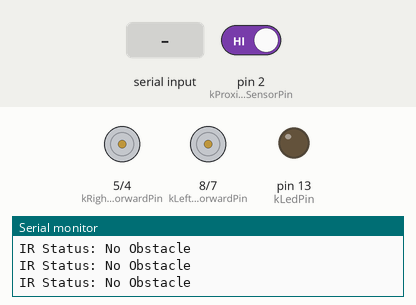
The sketch below on a simulated Arduino Uno, built with avr-gcc and run on an emulated ATmega328P. Shown: motor-driver pin pairs drawn as motors (green arrow = first pin HIGH = forward, orange = second pin HIGH = backward, longer = more drive, scaled by the enable pin), output pins drawn as LEDs (lit = HIGH), the last lines printed to the serial monitor. The test bench sets the inputs (shaded band); at power-on: pin 2 (kProximitySensorPin) HIGH.

Above: at 1.2 s.
1.3 s: pin 2 (kProximitySensorPin) driven LOW
At 2.5 s:
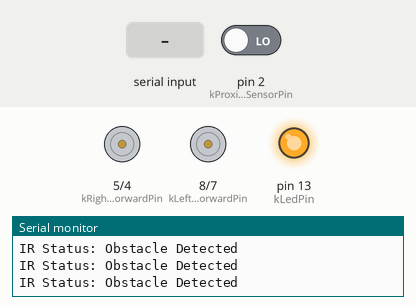
2.8 s: pin 2 (kProximitySensorPin) driven HIGH
At 3.9 s:
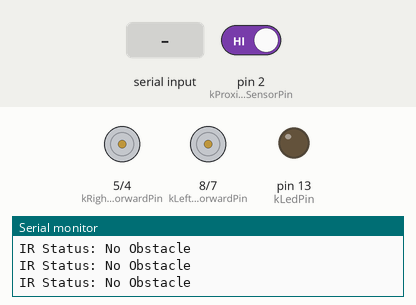
4.3 s: "L90\n" received over the second serial link
At 5.2 s:
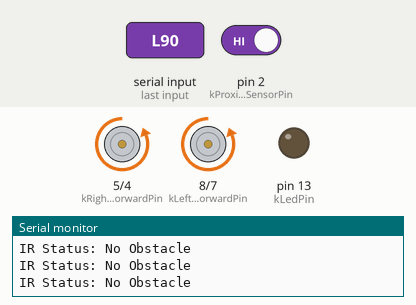
5.8 s: "R90\n" received over the second serial link
At 6.5 s:
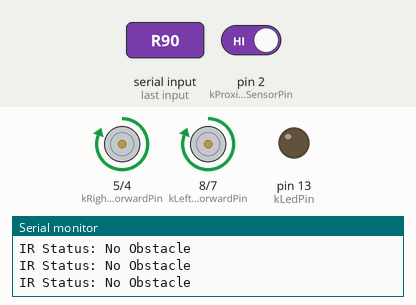
7.3 s: "L\n" received over the second serial link
At 7.7 s:
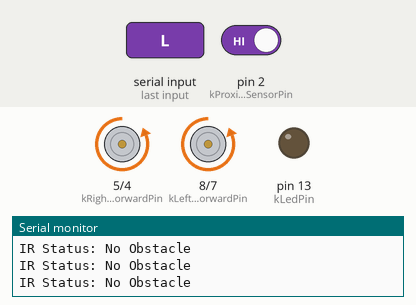
Timing chart, 0 to 9.8 s (numbered marks = the images above; inputs shaded):
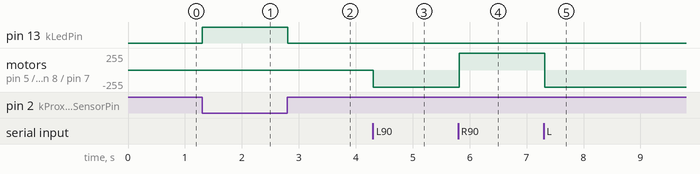

Measured:
- after the input at 1.3 s, pin 13 (kLedPin): LOW → HIGH at once
- after the input at 2.8 s, pin 13 (kLedPin): HIGH → LOW at once
- after the input at 4.3 s, motor on pin 5 (kRightMotorForwardPin) / pin 4 (kRightMotorBackwardPin), motor on pin 8 (kLeftMotorForwardPin) / pin 7 (kLeftMotorBackwardPin): stopped → backward 255/255 at once
- after the input at 5.8 s, motor on pin 5 (kRightMotorForwardPin) / pin 4 (kRightMotorBackwardPin), motor on pin 8 (kLeftMotorForwardPin) / pin 7 (kLeftMotorBackwardPin): backward 255/255 → forward 255/255 at once
- after the input at 7.3 s, motor on pin 5 (kRightMotorForwardPin) / pin 4 (kRightMotorBackwardPin), motor on pin 8 (kLeftMotorForwardPin) / pin 7 (kLeftMotorBackwardPin): forward 255/255 → backward 255/255 at once

The sketch:

main.ino
```cpp
#include <SoftwareSerial.h>

// Pin definitions
const uint8_t kProximitySensorPin = 2;
const uint8_t kLedPin = 13;

// L298N Motor Driver pins
const uint8_t kLeftMotorEnablePin = 9;
const uint8_t kLeftMotorForwardPin = 8;
const uint8_t kLeftMotorBackwardPin = 7;
const uint8_t kRightMotorEnablePin = 3;
const uint8_t kRightMotorForwardPin = 5;
const uint8_t kRightMotorBackwardPin = 4;

// Motor speed constants
const uint8_t kMotorStopSpeed = 0;
const uint8_t kMotorMaxSpeed = 255;
uint8_t currentSpeed = kMotorMaxSpeed;

// Web control serial communication
const uint8_t kWebControlRxPin = 10;
const uint8_t kWebControlTxPin = 11;

SoftwareSerial webControlSerial(kWebControlRxPin, kWebControlTxPin);

void setup()
{
    pinMode(kLedPin, OUTPUT);
    pinMode(kProximitySensorPin, INPUT_PULLUP);
    pinMode(kLeftMotorEnablePin, OUTPUT);
    pinMode(kLeftMotorForwardPin, OUTPUT);
    pinMode(kLeftMotorBackwardPin, OUTPUT);
    pinMode(kRightMotorEnablePin, OUTPUT);
    pinMode(kRightMotorForwardPin, OUTPUT);
    pinMode(kRightMotorBackwardPin, OUTPUT);

    webControlSerial.begin(9600);
    Serial.begin(9600);

    stopMotors();
}

void loop()
{
    bool obstacleDetected = !digitalRead(kProximitySensorPin);
    Serial.print("IR Status: ");
    Serial.println(obstacleDetected ? "Obstacle Detected" : "No Obstacle");

    if (obstacleDetected)
    {
        digitalWrite(kLedPin, HIGH);
        stopMotors();
    }
    else
    {
        digitalWrite(kLedPin, LOW);
        if (webControlSerial.available() > 0)
        {
            String command = webControlSerial.readStringUntil('\n');
            Serial.println(command);
            handleCommand(command);
        }
    }
    delay(100);
}

void handleCommand(String command)
{
    if (command.startsWith("L"))
    {
        moveLeft(currentSpeed);
    }
    else if (command.startsWith("R"))
    {
        moveRight(currentSpeed);
    }
    else if (command.startsWith("S"))
    {
        stopMotors();
    }
    else if (command.startsWith("SP"))
    {
        int speed = command.substring(2).toInt();
        setSpeed(speed);
    }
    else
    {
        Serial.println("Invalid command");
    }
}

void moveLeft(uint8_t speed)
{
    analogWrite(kLeftMotorEnablePin, speed);
    digitalWrite(kLeftMotorForwardPin, LOW);
    digitalWrite(kLeftMotorBackwardPin, HIGH);
    analogWrite(kRightMotorEnablePin, speed);
    digitalWrite(kRightMotorForwardPin, LOW);
    digitalWrite(kRightMotorBackwardPin, HIGH);
}

void moveRight(uint8_t speed)
{
    analogWrite(kRightMotorEnablePin, speed);
    digitalWrite(kLeftMotorForwardPin, HIGH);
    digitalWrite(kLeftMotorBackwardPin, LOW);
    analogWrite(kLeftMotorEnablePin, speed);
    digitalWrite(kRightMotorForwardPin, HIGH);
    digitalWrite(kRightMotorBackwardPin, LOW);
}

void stopMotors()
{
    analogWrite(kLeftMotorEnablePin, kMotorStopSpeed);
    analogWrite(kRightMotorEnablePin, kMotorStopSpeed);
    digitalWrite(kLeftMotorForwardPin, LOW);
    digitalWrite(kLeftMotorBackwardPin, LOW);
    digitalWrite(kRightMotorForwardPin, LOW);
    digitalWrite(kRightMotorBackwardPin, LOW);
}

void setSpeed(uint8_t speed)
{
    currentSpeed = speed;
    Serial.print("Speed set to: ");
    Serial.println(speed);
}
```
